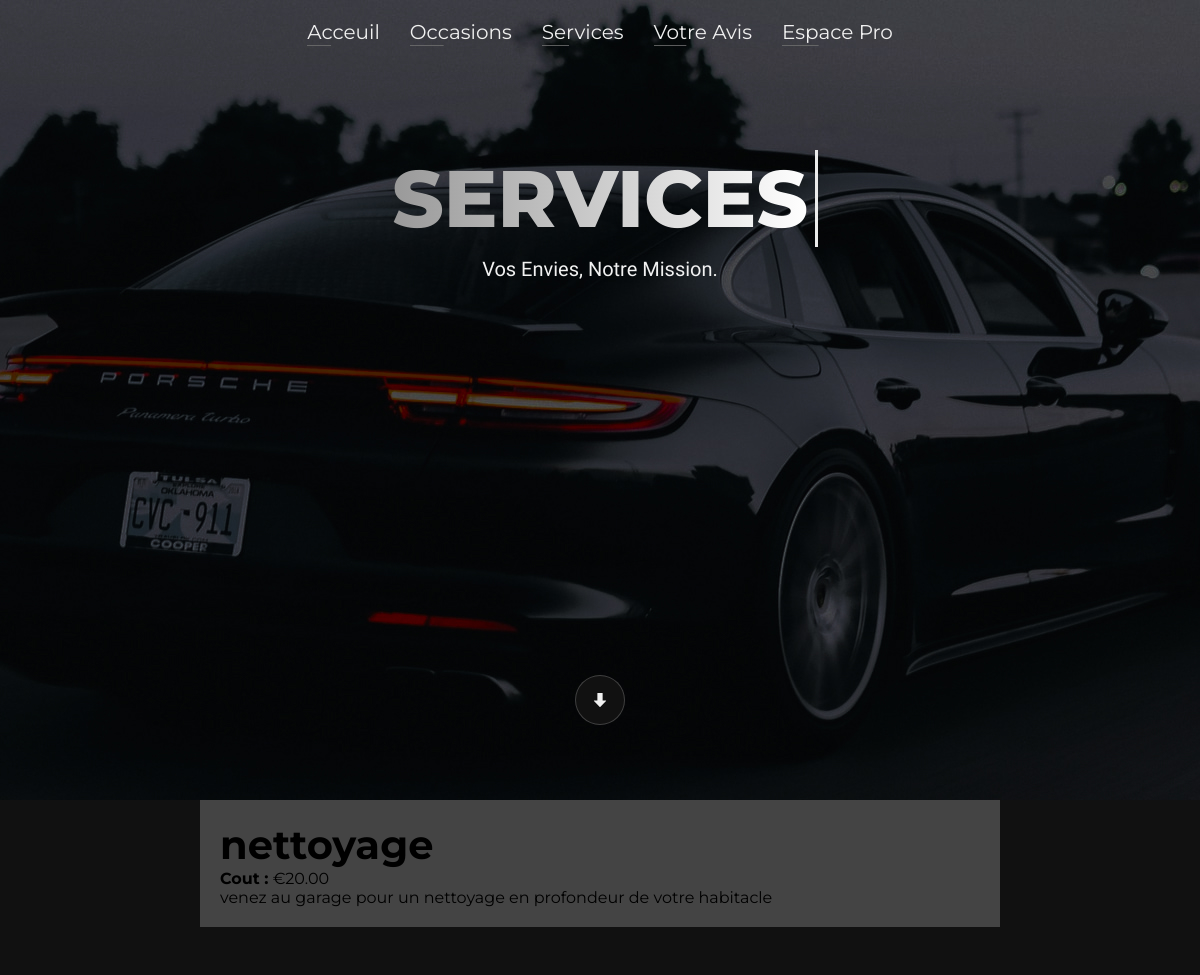
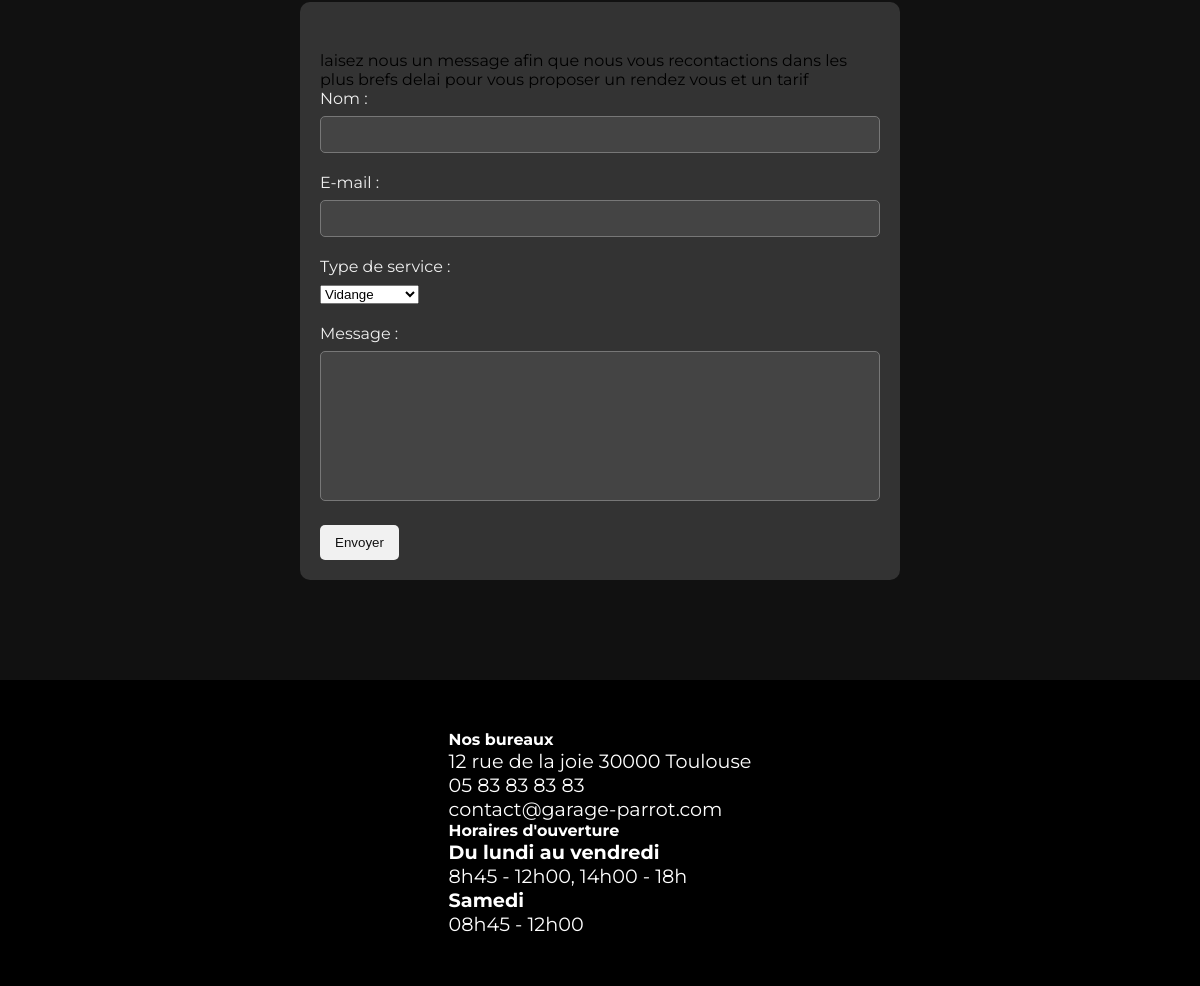
Screenshot of /nav/services.php with the database file from the repository (2 pictures, top to bottom).
### tables this page shows
CREATE TABLE `services` (
  `id` int(11) NOT NULL,
  `nom` varchar(100) NOT NULL,
  `cout` decimal(10,2) NOT NULL,
  `description` text NOT NULL
);

CREATE TABLE `office` (
  `id` int(11) NOT NULL,
  `phone` varchar(20) DEFAULT NULL,
  `address` varchar(50) DEFAULT NULL,
  `mail` varchar(50) DEFAULT NULL,
  `days1` varchar(25) DEFAULT NULL,
  `days2` varchar(25) DEFAULT NULL,
  `hours1` varchar(25) DEFAULT NULL,
  `hours2` varchar(25) DEFAULT NULL
);

### nav/services.php (the view, shortened to what this page needs)
<?php
require '../templates/header.php';
require '../configuration/connexionBDD.php';
?>
<div class="service-cards">
<?php
    $query = "SELECT nom, cout, description FROM services";
    $result = $bdd->query($query);
    while ($row = $result->fetch(PDO::FETCH_ASSOC)) {
        echo "<div class='card'>";
        echo "<h3>" . $row['nom'] . "</h3>";
        echo "<p><strong>Cout :</strong> €" . $row['cout'] . "</p>";
        echo "<p>" . $row['description'] . "</p>";
        echo "</div>";
    }
?>
</div>
    <div class="contact-form">
      <p>laisez nous un message afin que nous vous recontactions dans les plus brefs delai pour vous proposer un rendez vous et un tarif </p>
      <form action="../configuration/sendform.php" method="post">
        <div class="form-group">
          <label for="name">Nom :</label>
          <input type="text" id="name" name="name" required />
        </div>
        <div class="form-group">
          <label for="email">E-mail :</label>
          <input type="email" id="mail" name="mail" pattern="[^ @]*@[^ @]*" required />
        </div>
        <div class="form-group">
          <label for="service">Type de service :</label>
          <select id="subject" name="subject" required>
            <option value="vidange">Vidange</option>
          </select>
        </div>
        <div class="form-group">
          <label for="message">Message :</label>
          <textarea id="message" name="message" required></textarea>
        </div>
        <button type="submit">Envoyer</button>
      </form>
    </div>
    <footer>
      <?php require '../templates/footer.php' ?>
    </footer>
  </body>
</html>

### templates/footer.php (shortened to what this page needs)
<?php
    $list = "SELECT phone, address, mail, days1, days2, hours1, hours2 FROM office";
    $rs_select = $bdd->prepare($list);
    $rs_select->execute();
    $donnees = $rs_select->fetch(PDO::FETCH_ASSOC);
?>
    <div>
        <h5>Nos bureaux</h5>
        <p>
         <?= $donnees['address'] ?>
        </p>
        <p>
            <a href="tel: <?= $donnees['phone'] ?>" >
                    <?= $donnees['phone'] ?>
                </a>
        </p>
        <p >
            <a href="mailto:<?= $donnees['mail'] ?>">
                <?= $donnees['mail'] ?>
            </a>
        </p>
        <h5 >Horaires d'ouverture</h5>
        <strong><?= $donnees['days1'] ?></strong>
        <p><?= $donnees['hours1'] ?></p>
        <strong><?= $donnees['days2'] ?></strong>
        <p><?= $donnees['hours2'] ?></p>
    </div>

### CSS/style.css (style rules this page uses)
body { font-family: Montserrat, Helvetica, sans-serif; background: #111; }
footer { background-color: black; color: #ffffff; margin-top: 100px; padding: 50px; display: flex; justify-content: space-around; }
footer div { font-size: 1.2em; }
footer a { color: inherit; text-decoration: none; }

### CSS/form-style.css (style rules this page uses)
.contact-form { max-width: 600px; margin: 0 auto; padding: 20px; background: #333; border-radius: 10px; margin-top: 50px; }
.form-group { margin-bottom: 20px; }
label { display: block; color: #f0f0f0; margin-bottom: 8px; }
input, textarea { width: 100%; padding: 10px; border: 1px solid #777; border-radius: 5px; background: #444; color: #f0f0f0; }
textarea { height: 150px; resize: none; }
button { background: #f1f1f1; color: #111; padding: 10px 15px; border: none; border-radius: 5px; cursor: pointer; }
.service-cards { display: flex; flex-wrap: wrap; justify-content: space-between; gap: 20px; max-width: 800px; margin: 0 auto; padding: 20px; background: #444; }
.card h3 { color: black; margin-top: 0; font-size: 40px; }

### rows the page displays
services: nom "nettoyage", cout "20.00", description "venez au garage pour un nettoyage en profondeur de votre habitacle"
office: address "12 rue de la joie 30000 Toulouse", phone "05 83 83 83 83", mail "contact@garage-parrot.com", days1 "Du lundi au vendredi", hours1 "8h45 - 12h00, 14h00 - 18h", days2 "Samedi", hours2 "08h45 - 12h00"
